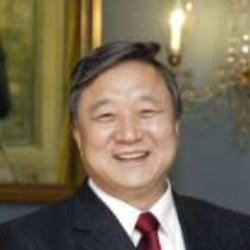
#> input picture Tugas Pengolahan Citra02/Foto6.jpg, 250 x 250 px
$ python Cany.py
#> lines starting #> are read from the running program, lines starting #| are printed output that depends on the picture; after the words box and inside, x2 and y2 are one past the last pixel; in counts of white or black regions, pixels touching at a corner belong together
import cv2

# Load image
img = cv2.imread('Foto6.jpg', cv2.IMREAD_GRAYSCALE)
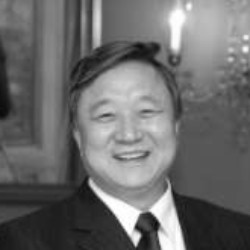
#> img: shape (250, 250); min 9, max 255, mean 107.1

# Canny Edge Detection
canny = cv2.Canny(img, 100, 200)
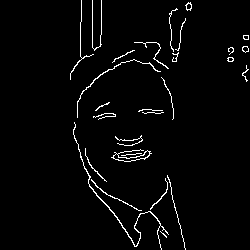
#> canny: shape (250, 250); 2.7% white in thin lines or dots, all inside (x1, y1, x2, y2) = (70, 0, 249, 250)

# Display Results
cv2.imshow('Original Image', img)
cv2.imshow('Canny Edge Detection', canny)

cv2.waitKey(0)

$ run again, with Tugas Pengolahan Citra02/Foto1.jpg copied over Tugas Pengolahan Citra02/Foto6.jpg
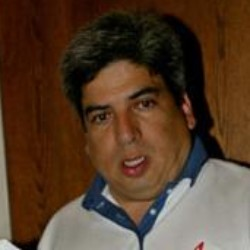
#> input picture Tugas Pengolahan Citra02/Foto1.jpg, 250 x 250 px
#> `img = cv2.imread('Foto6.jpg', cv2.IMREAD_GRAYSCALE)`:
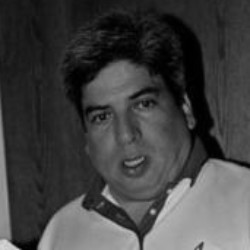
#> img: shape (250, 250); min 0, max 213, mean 65.8
#> `canny = cv2.Canny(img, 100, 200)`:
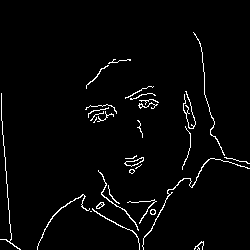
#> canny: shape (250, 250); 2.7% white in thin lines or dots, all inside (x1, y1, x2, y2) = (0, 32, 250, 250)

$ run again, with Tugas Pengolahan Citra02/Foto10.jpg copied over Tugas Pengolahan Citra02/Foto6.jpg
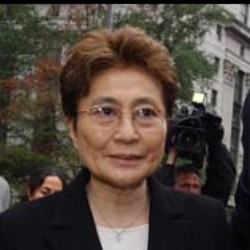
#> input picture Tugas Pengolahan Citra02/Foto10.jpg, 250 x 250 px
#> `img = cv2.imread('Foto6.jpg', cv2.IMREAD_GRAYSCALE)`:
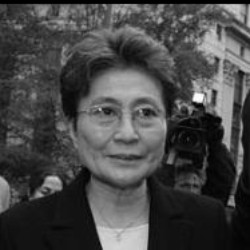
#> img: shape (250, 250); min 0, max 255, mean 71
#> `canny = cv2.Canny(img, 100, 200)`:
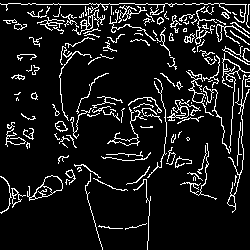
#> canny: shape (250, 250); 9.9% white in thin lines or dots

$ run again, with Tugas Pengolahan Citra02/Foto2.jpg copied over Tugas Pengolahan Citra02/Foto6.jpg
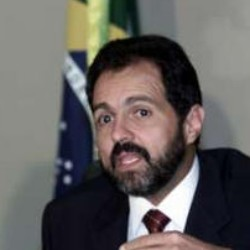
#> input picture Tugas Pengolahan Citra02/Foto2.jpg, 250 x 250 px
#> `img = cv2.imread('Foto6.jpg', cv2.IMREAD_GRAYSCALE)`:
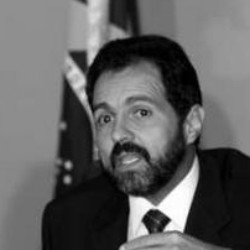
#> img: shape (250, 250); min 0, max 255, mean 96.2
#> `canny = cv2.Canny(img, 100, 200)`:
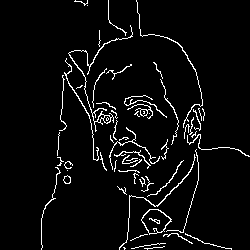
#> canny: shape (250, 250); 4.7% white in thin lines or dots, all inside (x1, y1, x2, y2) = (41, 0, 250, 250)
